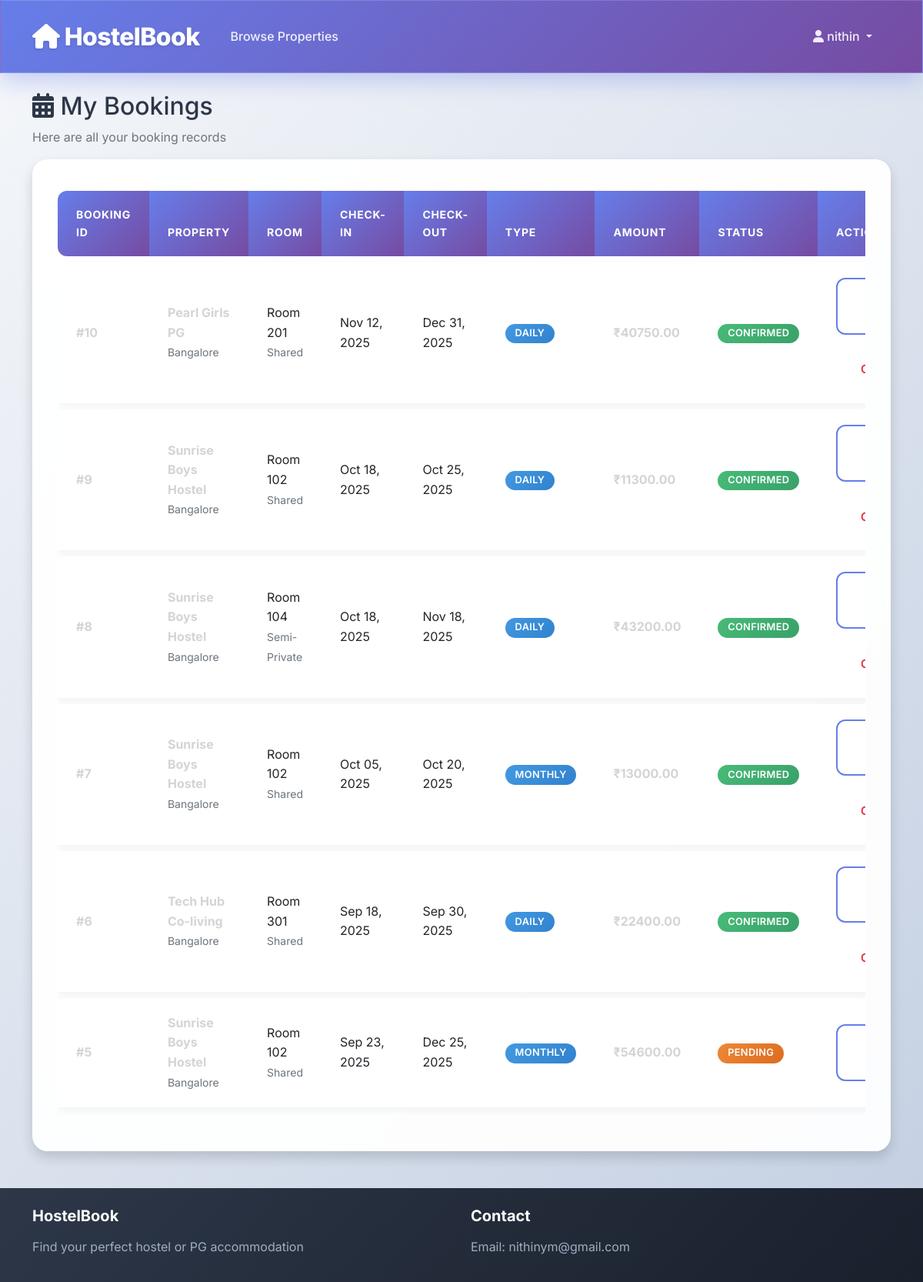
The app's page /bookings/my-bookings/ (signed in) with its own data.
### accounts/models.py (models this page shows, shortened)
class User(AbstractUser):
    USER_TYPES = (
        ('admin', 'Admin'),
        ('owner', 'Owner'),
        ('user', 'User'),
    )
    user_type = models.CharField(max_length=10, choices=USER_TYPES, default='user')
    phone_number = models.CharField(max_length=15, blank=True)
    is_verified = models.BooleanField(default=False)
    created_at = models.DateTimeField(auto_now_add=True)

### bookings/models.py (models this page shows, shortened)
class Booking(models.Model):
    BOOKING_TYPES = (
        ('daily', 'Daily'),
        ('monthly', 'Monthly'),
    )
    STATUS_CHOICES = (
        ('pending', 'Pending'),
        ('confirmed', 'Confirmed'),
        ('cancelled', 'Cancelled'),
        ('completed', 'Completed'),
    )
    user = models.ForeignKey(User, on_delete=models.CASCADE, related_name='bookings')
    room = models.ForeignKey(Room, on_delete=models.CASCADE, related_name='bookings')
    booking_type = models.CharField(max_length=10, choices=BOOKING_TYPES)
    check_in_date = models.DateField()
    check_out_date = models.DateField()
    guests = models.PositiveIntegerField(default=1)
    base_amount = models.DecimalField(max_digits=10, decimal_places=2)
    security_deposit = models.DecimalField(max_digits=10, decimal_places=2, default=0)
    total_amount = models.DecimalField(max_digits=10, decimal_places=2)
    status = models.CharField(max_length=15, choices=STATUS_CHOICES, default='pending')
    special_requests = models.TextField(blank=True)
    created_at = models.DateTimeField(auto_now_add=True)
    updated_at = models.DateTimeField(auto_now=True)

### properties/models.py (models this page shows, shortened)
class Room(models.Model):
    ROOM_TYPES = (
        ('shared', 'Shared'),
        ('private', 'Private'),
        ('semi_private', 'Semi-Private'),
    )
    property_obj = models.ForeignKey(Property, on_delete=models.CASCADE, related_name='rooms')
    room_number = models.CharField(max_length=10)
    room_type = models.CharField(max_length=15, choices=ROOM_TYPES)
    capacity = models.PositiveIntegerField()
    current_occupancy = models.PositiveIntegerField(default=0)
    daily_rate = models.DecimalField(max_digits=10, decimal_places=2)
    monthly_rate = models.DecimalField(max_digits=10, decimal_places=2)
    security_deposit = models.DecimalField(max_digits=10, decimal_places=2, default=0)
    attached_bathroom = models.BooleanField(default=False)
    balcony = models.BooleanField(default=False)
    is_available = models.BooleanField(default=True)
    created_at = models.DateTimeField(auto_now_add=True)

class Property(models.Model):
    PROPERTY_TYPES = (
        ('hostel', 'Hostel'),
        ('pg', 'Paying Guest'),
    )
    owner = models.ForeignKey(User, on_delete=models.CASCADE, related_name='properties')
    name = models.CharField(max_length=200)
    property_type = models.CharField(max_length=10, choices=PROPERTY_TYPES)
    description = models.TextField()
    address = models.TextField()
    city = models.CharField(max_length=100)
    state = models.CharField(max_length=100)
    pincode = models.CharField(max_length=10)
    latitude = models.DecimalField(max_digits=10, decimal_places=7, null=True, blank=True)
    longitude = models.DecimalField(max_digits=10, decimal_places=7, null=True, blank=True)
    wifi = models.BooleanField(default=False)
    meals = models.BooleanField(default=False)
    ac = models.BooleanField(default=False)
    laundry = models.BooleanField(default=False)
    parking = models.BooleanField(default=False)
    security = models.BooleanField(default=False)
    is_active = models.BooleanField(default=True)
    created_at = models.DateTimeField(auto_now_add=True)
    updated_at = models.DateTimeField(auto_now=True)

### bookings/views.py (the view)
# urls.py: path('my-bookings/', views.booking_list, name='booking_list'),
@login_required
def booking_list(request):
    bookings = request.user.bookings.all().order_by('-created_at')
    return render(request, 'bookings/booking_list.html', {'bookings': bookings})

### templates/bookings/booking_list.html (shortened to what this page needs)
{% extends 'base.html' %}
{% block content %}
<div class="container mt-4">
    <div class="row">
        <div class="col-12">
            <h2><i class="fas fa-calendar-alt"></i> My Bookings</h2>
            <p class="text-muted">Here are all your booking records</p>
        </div>
    </div>
    {% if bookings %}
        <div class="row">
            <div class="col-12">
                <div class="card shadow">
                    <div class="card-body">
                        <div class="table-responsive">
                            <table class="table table-hover">
                                <thead class="table-dark">
                                    <tr>
                                        <th>Booking ID</th>
                                        <th>Property</th>
                                        <th>Room</th>
                                        <th>Check-in</th>
                                        <th>Check-out</th>
                                        <th>Type</th>
                                        <th>Amount</th>
                                        <th>Status</th>
                                        <th>Actions</th>
                                    </tr>
                                </thead>
                                <tbody>
                                    {% for booking in bookings %}
                                    <tr>
                                        <td>
                                            <strong>#{{ booking.id }}</strong>
                                        </td>
                                        <td>
                                            <div>
                                                <strong>{{ booking.room.property_obj.name }}</strong><br>
                                                <small class="text-muted">{{ booking.room.property_obj.city }}</small>
                                            </div>
                                        </td>
                                        <td>
                                            Room {{ booking.room.room_number }}<br>
                                            <small class="text-muted">{{ booking.room.get_room_type_display }}</small>
                                        </td>
                                        <td>{{ booking.check_in_date|date:"M d, Y" }}</td>
                                        <td>{{ booking.check_out_date|date:"M d, Y" }}</td>
                                        <td>
                                            <span class="badge bg-info">{{ booking.get_booking_type_display }}</span>
                                        </td>
                                        <td>
                                            <strong>₹{{ booking.total_amount }}</strong>
                                        </td>
                                        <td>
                                            {% if booking.status == 'confirmed' %}
                                                <span class="badge bg-success">{{ booking.get_status_display }}</span>
                                            {% elif booking.status == 'pending' %}
                                                <span class="badge bg-warning">{{ booking.get_status_display }}</span>
                                            {% elif booking.status == 'cancelled' %}
                                                <span class="badge bg-danger">{{ booking.get_status_display }}</span>
                                            {% else %}
                                                <span class="badge bg-secondary">{{ booking.get_status_display }}</span>
                                            {% endif %}
                                        </td>
                                        <td>
                                            <a href="{% url 'booking_detail' booking.id %}" class="btn btn-sm btn-outline-primary">
                                            </a>
                                            {% if booking.status == 'confirmed' %}
                                                <button class="btn btn-sm btn-outline-danger" onclick="cancelBooking({{ booking.id }})">
                                                </button>
                                            {% endif %}
                                        </td>
                                    </tr>
                                    {% endfor %}
                                </tbody>
                            </table>
                        </div>
                    </div>
                </div>
            </div>
        </div>
    {% endif %}
</div>
{% endblock %}

### templates/base.html (shortened to what this page needs)
<!DOCTYPE html>
<html lang="en">
<head>
    <link href="https://cdn.jsdelivr.net/npm/bootstrap@5.1.3/dist/css/bootstrap.min.css" rel="stylesheet">
    <link href="https://cdnjs.cloudflare.com/ajax/libs/font-awesome/6.0.0/css/all.min.css" rel="stylesheet">
    {% load static %}
    <link href="{% static 'css/style.css' %}" rel="stylesheet">
</head>
<body>
    <nav class="navbar navbar-expand-lg navbar-dark bg-primary" style="z-index:99;">
        <div class="container">
            <a class="navbar-brand" href="{% url 'home' %}">
                <i class="fas fa-home"></i> HostelBook
            </a>
            <div class="collapse navbar-collapse" id="navbarNav">
                <ul class="navbar-nav me-auto">
                    <li class="nav-item">
                        <a class="nav-link" href="{% url 'property_list' %}">Browse Properties</a>
                    </li>
                </ul>
                <ul class="navbar-nav">
                    {% if user.is_authenticated %}
                        <li class="nav-item dropdown">
                            <a class="nav-link dropdown-toggle" href="#" id="navbarDropdown" role="button" data-bs-toggle="dropdown">
                                <i class="fas fa-user"></i> {{ user.username }}
                            </a>
                        </li>
                    {% endif %}
                </ul>
            </div>
        </div>
    </nav>
    <main>
        {% block content %}{% endblock %}
    </main>
    <footer class="bg-dark text-light py-4 mt-5">
        <div class="container">
            <div class="row">
                <div class="col-md-6">
                    <h5>HostelBook</h5>
                    <p>Find your perfect hostel or PG accommodation</p>
                </div>
                <div class="col-md-6">
                    <h5>Contact</h5>
                    <p>Email: nithinym@gmail.com</p>
                </div>
            </div>
        </div>
    </footer>
</body>
</html>

### static/css/style.css (style rules this page uses)
* { box-sizing: border-box; margin: 0; padding: 0; }
body { font-family: 'Inter', -apple-system, BlinkMacSystemFont, 'Segoe UI', Roboto, Oxygen, Ubuntu, Cantarell, 'Open Sans', 'Helvetica Neue', sans-serif; background: linear-gradient(135deg, #f5f7fa 0%, #c3cfe2 100%); color: #2d3748; line-height: 1.6; font-size: 16px; min-height: 100vh; font-weight: 400; }
.navbar { background: linear-gradient(135deg, #667eea 0%, #764ba2 100%) !important; backdrop-filter: blur(10px); box-shadow: 0 8px 32px rgba(102, 126, 234, 0.37); border: 1px solid rgba(255, 255, 255, 0.18); padding: 1rem 0; }
.navbar-brand { font-weight: 800; font-size: 2rem; color: #fff !important; letter-spacing: -0.02em; text-shadow: 0 2px 4px rgba(0, 0, 0, 0.1); }
.nav-link { color: rgba(255, 255, 255, 0.9) !important; font-weight: 500; padding: 0.75rem 1.25rem !important; border-radius: 0.5rem; transition: all 0.3s cubic-bezier(0.4, 0, 0.2, 1); margin: 0 0.25rem; }
.btn { font-weight: 600; border-radius: 0.75rem; padding: 0.75rem 2rem; border: none; transition: all 0.3s cubic-bezier(0.4, 0, 0.2, 1); font-size: 0.95rem; letter-spacing: 0.025em; }
.btn-outline-primary { color: #667eea; border: 2px solid #667eea; background: transparent; }
.card { background: rgba(255, 255, 255, 0.95); backdrop-filter: blur(10px); border: 1px solid rgba(255, 255, 255, 0.2); border-radius: 1.25rem; box-shadow: 0 20px 40px rgba(0, 0, 0, 0.1); transition: all 0.3s cubic-bezier(0.4, 0, 0.2, 1); overflow: hidden; }
.card-body { padding: 2rem; color: #4a5568; }
.table { background: transparent; border-collapse: separate; border-spacing: 0 0.5rem; }
.table thead th { background: linear-gradient(135deg, #667eea 0%, #764ba2 100%); color: #fff; border: none; font-weight: 700; letter-spacing: 0.05em; text-transform: uppercase; font-size: 0.875rem; padding: 1.25rem 1.5rem; }
.table thead th:first-child { border-radius: 0.75rem 0 0 0.75rem; }
.table thead th:last-child { border-radius: 0 0.75rem 0.75rem 0; }
.table tbody tr { background: rgba(255, 255, 255, 0.9); backdrop-filter: blur(5px); box-shadow: 0 4px 10px rgba(0, 0, 0, 0.05); transition: all 0.3s ease; }
.table tbody td { border: none; padding: 1.25rem 1.5rem; vertical-align: middle; }
.table tbody tr td:first-child { border-radius: 0.75rem 0 0 0.75rem; }
.table tbody tr td:last-child { border-radius: 0 0.75rem 0.75rem 0; }
.badge { font-weight: 600; font-size: 0.8rem; padding: 0.5em 1em; border-radius: 2rem; letter-spacing: 0.025em; text-transform: uppercase; }
.badge.bg-success { background: linear-gradient(135deg, #48bb78 0%, #38a169 100%) !important; color: #fff; }
.badge.bg-warning { background: linear-gradient(135deg, #ed8936 0%, #dd6b20 100%) !important; color: #fff; }
.badge.bg-info { background: linear-gradient(135deg, #4299e1 0%, #3182ce 100%) !important; color: #fff; }
footer { background: linear-gradient(135deg, #2d3748 0%, #1a202c 100%); color: #e2e8f0; padding: 3rem 0 2rem; margin-top: auto; }
footer h5 { color: #fff; font-weight: 700; margin-bottom: 1rem; }
footer p { color: #a0aec0; margin-bottom: 0.5rem; }
h5 { color:white; }
p { color:rgb(212, 212, 212); }
span,strong { color:rgb(212, 212, 212); }

### records on screen
User: username "nithin"
Booking: id "10", room.property_obj.name "Pearl Girls PG", room.property_obj.city "Bangalore", room.room_number "201", room.room_type "Shared", check_in_date "Nov 12, 2025", check_out_date "Dec 31, 2025", booking_type "DAILY", total_amount "40750.00", status "CONFIRMED"
Booking: id "9", room.property_obj.name "Sunrise Boys Hostel", room.property_obj.city "Bangalore", room.room_number "102", room.room_type "Shared", check_in_date "Oct 18, 2025", check_out_date "Oct 25, 2025", booking_type "DAILY", total_amount "11300.00", status "CONFIRMED"
Booking: id "8", room.property_obj.name "Sunrise Boys Hostel", room.property_obj.city "Bangalore", room.room_number "104", room.room_type "Semi-Private", check_in_date "Oct 18, 2025", check_out_date "Nov 18, 2025", booking_type "DAILY", total_amount "43200.00", status "CONFIRMED"
Booking: id "7", room.property_obj.name "Sunrise Boys Hostel", room.property_obj.city "Bangalore", room.room_number "102", room.room_type "Shared", check_in_date "Oct 05, 2025", check_out_date "Oct 20, 2025", booking_type "MONTHLY", total_amount "13000.00", status "CONFIRMED"
Booking: id "6", room.property_obj.name "Tech Hub Co-living", room.property_obj.city "Bangalore", room.room_number "301", room.room_type "Shared", check_in_date "Sep 18, 2025", check_out_date "Sep 30, 2025", booking_type "DAILY", total_amount "22400.00", status "CONFIRMED"
Booking: id "5", room.property_obj.name "Sunrise Boys Hostel", room.property_obj.city "Bangalore", room.room_number "102", room.room_type "Shared", check_in_date "Sep 23, 2025", check_out_date "Dec 25, 2025", booking_type "MONTHLY", total_amount "54600.00", status "PENDING"
